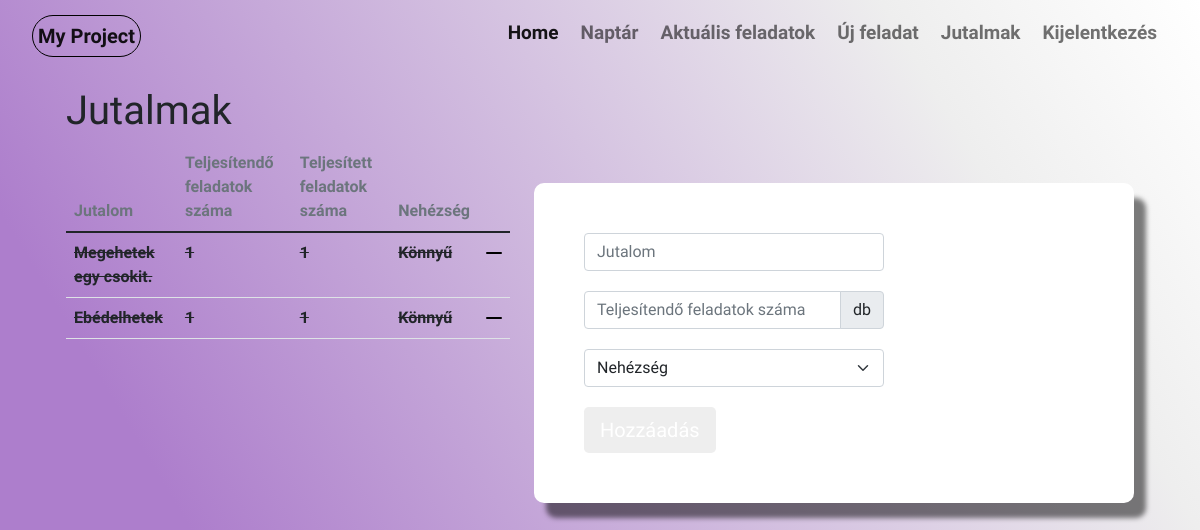
The page /jutalmak (signed in) on the database as committed earlier.
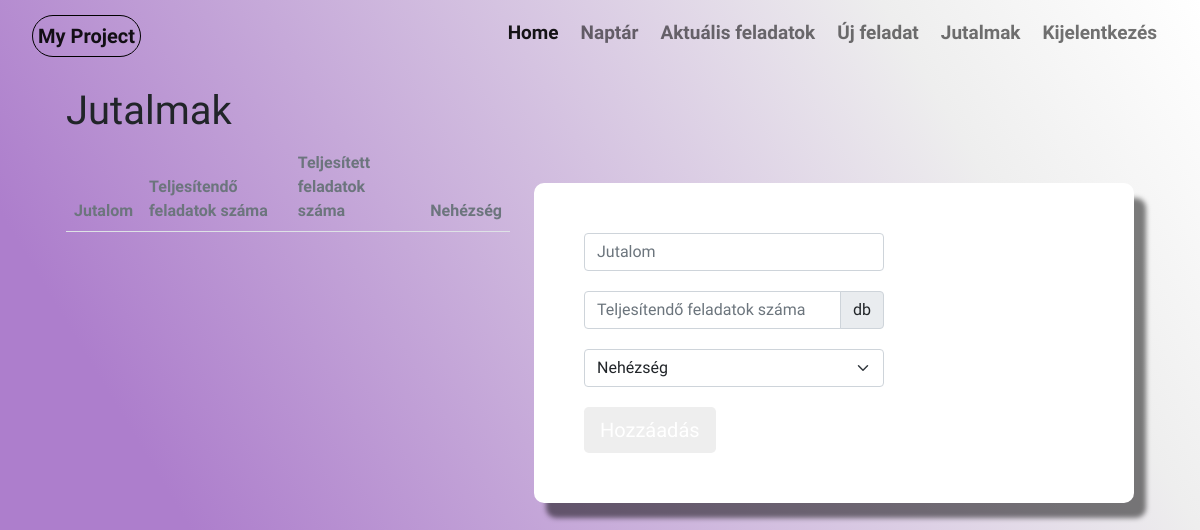
The same page on the database as committed later.
### website/models.py (models this page shows, shortened)
class Jutalom(db.Model):
    jutalom_id = db.Column(db.Integer, primary_key=True)
    jutalom_name = db.Column(db.String(60))
    ossz = db.Column(db.Integer)
    teljesitett_fel = db.Column(db.Integer)
    difficulty = db.Column(db.String(60))
    status = db.Column(db.Boolean,default=False)
    user_id = db.Column(db.Integer, db.ForeignKey('user.id'))

### website/views.py (the view, shortened to what this page needs)
@views.route("/jutalmak", methods=['GET','POST'])
@login_required
def jutalmak():
    if request.method == 'GET':
        user_jutalom = db.session.query(Jutalom).filter(Jutalom.user_id == current_user.id).all()
        return render_template("jutalom.html", user = current_user, jutalmak = user_jutalom)

### website/__init__.py (called while the page is built)
def create_app():
    app = Flask(__name__)
    app.secret_key = secrets.token_urlsafe(16)
    app.config['SQLALCHEMY_DATABASE_URI'] = f'sqlite:///{DB_NAME}'
    db.init_app(app)
    from .views import views
    from .auth import auth
    app.register_blueprint(views)
    app.register_blueprint(auth)
    from .models import User
    login_manager = LoginManager()
    login_manager.login_view = 'auth.login'
    login_manager.init_app(app)
    @login_manager.user_loader
    def load_user(id):
        return User.query.get(int(id))
    create_database(app)
    return app

### website/templates/jutalom.html (shortened to what this page needs)
{% extends "base.html"%}{% block title %}Jutalom{% endblock %}
{%block content%}
<div class="home">
<div class="container">
    <div class="container">
        <h1>Jutalmak</h1>
    </div>
    <div class="container">
        <div class="row">
            <div class="col">
                <table class="table  table-hover">
                    <thead class="fs-6 text-secondary fw-bold">
                        <td>Jutalom</td>
                        <td>Teljesítendő feladatok száma</td>
                        <td>Teljesített feladatok száma</td>
                        <td>Nehézség</td>
                    </thead>
                    <tbody class="fs-6 fw-bold">
                        {% for jutalom in jutalmak %}
                        {% if jutalom.ossz != jutalom.teljesitett_fel%}
                        <tr>
                            <td> {{jutalom.jutalom_name}}</td>
                            <td> {{jutalom.ossz}}</td>
                            <td> {{jutalom.teljesitett_fel}}</td>
                            <td> {{ jutalom.difficulty}}</td>
                            <td>
                                <a href="/delete/jutalom/{{ jutalom.jutalom_id }}">
                                    <svg xmlns="http://www.w3.org/2000/svg" width="16" height="16" fill="#000" class="bi bi-dash-lg" viewBox="0 0 16 16">
                                        <path d="M0 8a1 1 0 0 1 1-1h14a1 1 0 1 1 0 2H1a1 1 0 0 1-1-1z"/>
                                    </svg>
                                </a>
                            </td>
                        </tr>
                        {%else%}
                        <tr>
                            <td><del> {{jutalom.jutalom_name}}</del></td>
                            <td><del> {{jutalom.ossz}}</del></td>
                            <td><del> {{jutalom.teljesitett_fel}}</del></td>
                            <td><del> {{ jutalom.difficulty}}</del></td>
                            <td>
                                <a href="/delete/jutalom/{{ jutalom.jutalom_id }}">
                                    <svg xmlns="http://www.w3.org/2000/svg" width="16" height="16" fill="#000" class="bi bi-dash-lg" viewBox="0 0 16 16">
                                        <path d="M0 8a1 1 0 0 1 1-1h14a1 1 0 1 1 0 2H1a1 1 0 0 1-1-1z"/>
                                    </svg>
                                </a>
                            </td>
                        </tr>
                        {%endif%}
                        {%endfor%}
                    </tbody>
                </table>
            </div>
            <div class="col">
                <div class="signup-form">
                    <form action="" method="post">
                <div class="form-group">
                    <input type="text" class="form-control" id="jutalom" name="jutalom_name" placeholder="Jutalom" style="width:300px" required>
                </div>
                <div class="form-group">
                    <div class="input-group" style="width:300px">
                    <input type="text" class="form-control" id="ossz" name="ossz" placeholder="Teljesítendő feladatok száma" required>
                    <span class="input-group-text">db</span>
                </div>
                </div>
                <div class="form-group">
                    <select class="form-select" id="difficulty" style="width:300px" name="difficulty">
                        <option selected disabled>Nehézség</option>
                      </select>
                </div>
                <div>
                    <button type="submit" class="btn btn-primary btn-lg">Hozzáadás</button>
                </div>
            </form>
            </div>
            </div>
        </div>
    </div>
</div>
</div>
{%endblock%}

Rows that differ between the two databases and show on the page:
removed Jutalom: jutalom_name "Megehetek egy csokit.", ossz "1", teljesitett_fel "1", difficulty "Könnyű"
removed Jutalom: jutalom_name "Ebédelhetek", ossz "1", teljesitett_fel "1", difficulty "Könnyű"
